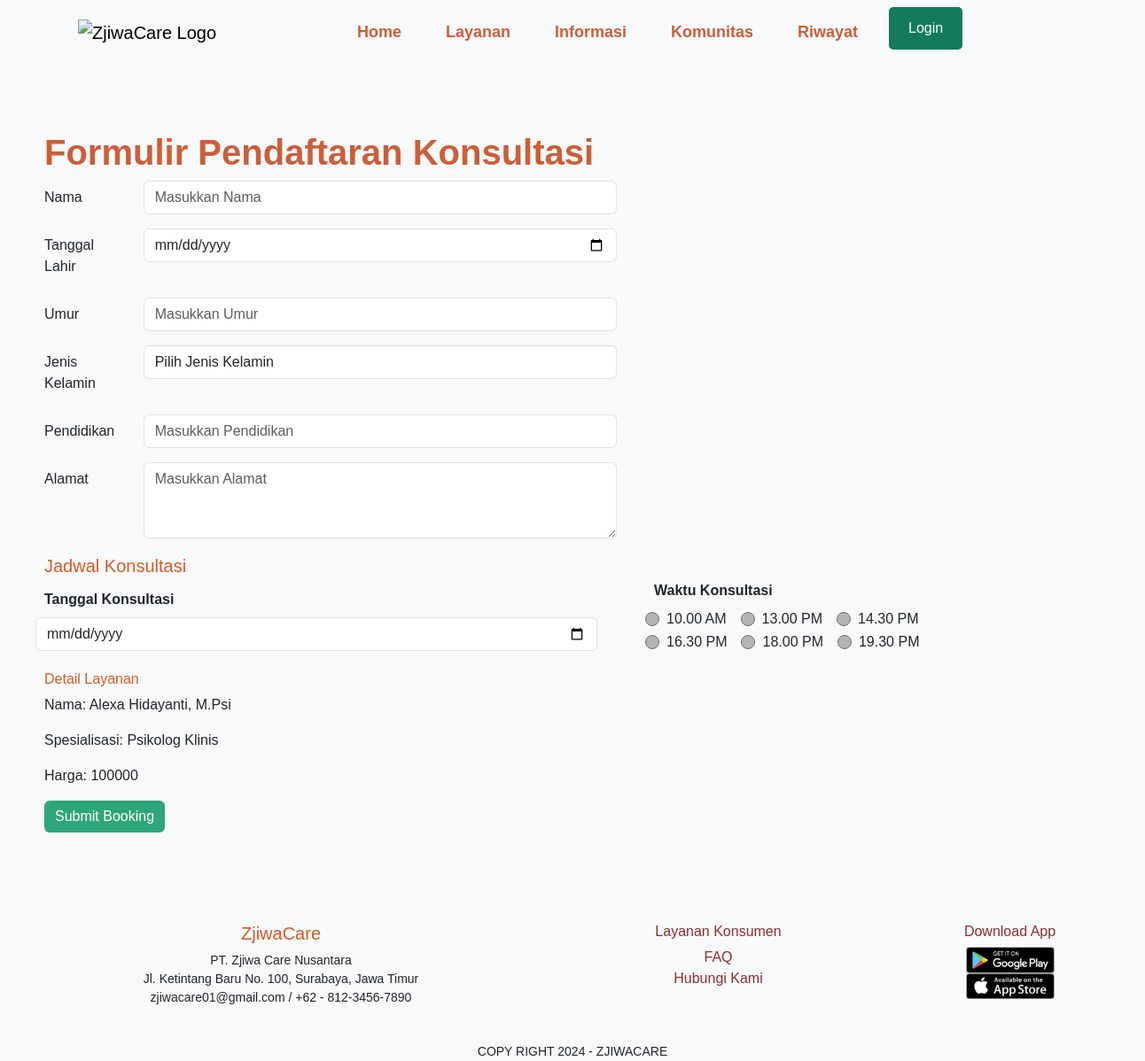
/ZjiwaCare/booking.php?nama=Alexa+Hidayanti,+M.Psi&spesialisasi=Psikolog+Klinis&harga=100000, run on the app's committed database.
### tables this page shows
CREATE TABLE `psychologists` (
  `id` int(100) NOT NULL,
  `nama` varchar(100) NOT NULL,
  `spesialisasi` varchar(255) NOT NULL,
  `deskripsi` text NOT NULL,
  `harga` int(11) NOT NULL,
  `foto` varchar(255) NOT NULL
);

### ZjiwaCare/Booking.php (the view, shortened to what this page needs)
<?php
include 'database.php';
$psikolog = isset($_GET['nama']) ? htmlspecialchars($_GET['nama']) : 'Tidak ada nama';
$spesialisasi = isset($_GET['spesialisasi']) ? htmlspecialchars($_GET['spesialisasi']) : 'Tidak ada spesialisasi';
$harga = isset($_GET['harga']) ? htmlspecialchars($_GET['harga']) : 'Tidak ada harga';
if (isset($_GET['nama']) && isset($_GET['spesialisasi']) && isset($_GET['harga'])) {
    $nama = mysqli_real_escape_string($db, $_GET['nama']);
    $sql = "SELECT * FROM psychologists WHERE nama = '$nama'";
    $result = $db->query($sql);
    if ($result && $result->num_rows > 0) {
        $row = $result->fetch_assoc();
        $psikolog = htmlspecialchars($row['nama']);
        $spesialisasi = htmlspecialchars($row['spesialisasi']);
        $harga = htmlspecialchars($row['harga']);
    }
}
elseif (isset($_SESSION['selected_psikolog'])) {
    $psikolog = $_SESSION['selected_psikolog'];
    $spesialisasi = $_SESSION['selected_spesialisasi'];
    $harga = $_SESSION['selected_harga'];
}
?>
<!DOCTYPE html>
<html lang="en">
<head>
    <link href="https://cdn.jsdelivr.net/npm/bootstrap@5.3.0-alpha3/dist/css/bootstrap.min.css" rel="stylesheet">
    <link rel="stylesheet" href="booking.css">
</head>
<body>
    <nav class="navbar navbar-expand-lg navbar-light bg-light">
        <div class="container d-flex justify-content-center">
            <a class="navbar-brand" href="#">
                <img src="img/ZjiwaCare.png" alt="ZjiwaCare Logo" width="100">
            </a>
            <div class="collapse navbar-collapse justify-content-center" id="navbarNav">
                <ul class="navbar-nav">
                    <li class="nav-item">
                        <a class="nav-link box-nav" href="home.html">Home</a>
                    </li>
                    <li class="nav-item">
                        <a class="nav-link box-nav" href="layanan.html">Layanan</a>
                    </li>
                    <li class="nav-item">
                        <a class="nav-link box-nav" href="informasi.html">Informasi</a>
                    </li>
                    <li class="nav-item">
                        <a class="nav-link box-nav" href="komunitas.html">Komunitas</a>
                    </li>
                    <li class="nav-item">
                        <a class="nav-link box-nav active" href="riwayat.html">Riwayat</a>
                    </li>
                    <li class="nav-item">
                        <a class="btn btn-primary box-login" href="login.html">Login</a>
                    </li>
                </ul>
            </div>
        </div>
    </nav>
    <div class="container-1">
        <div class="col-sm-6">
            <h1>Formulir Pendaftaran Konsultasi</h1>
            <form class="" action="booking.php" method="POST">
                <div class="form-group row mb-3">
                    <label for="nama" class="col-sm-2 col-form-label">Nama</label>
                    <div class="col-sm-10">
                        <input type="text" class="form-control" id="nama" name="nama" placeholder="Masukkan Nama"
                            required>
                    </div>
                </div>
                <div class="form-group row mb-3">
                    <label for="tanggalLahir" class="col-sm-2 col-form-label">Tanggal Lahir</label>
                    <div class="col-sm-10">
                        <input type="date" class="form-control" id="tanggalLahir" name="tanggalLahir"
                            placeholder="Masukkan Tanggal Lahir" required>
                    </div>
                </div>
                <div class="form-group row mb-3">
                    <label for="umur" class="col-sm-2 col-form-label">Umur</label>
                    <div class="col-sm-10">
                        <input type="number" class="form-control" id="umur" name="umur" placeholder="Masukkan Umur"
                            required>
                    </div>
                </div>
                <div class="form-group row mb-3">
                    <label for="jenisKelamin" class="col-sm-2 col-form-label">Jenis Kelamin</label>
                    <div class="col-sm-10">
                        <select class="form-control" id="jenisKelamin" name="jenisKelamin" required>
                            <option value="">Pilih Jenis Kelamin</option>
                        </select>
                    </div>
                </div>
                <div class="form-group row mb-3">
                    <label for="pendidikan" class="col-sm-2 col-form-label">Pendidikan</label>
                    <div class="col-sm-10">
                        <input type="text" class="form-control" id="pendidikan" name="pendidikan"
                            placeholder="Masukkan Pendidikan" required>
                    </div>
                </div>
                <div class="form-group row mb-3">
                    <label for="alamat" class="col-sm-2 col-form-label">Alamat</label>
                    <div class="col-sm-10">
                        <textarea class="form-control" id="alamat" name="alamat" rows="3" placeholder="Masukkan Alamat"
                            required></textarea>
                    </div>
                </div>
        </div>
    </div>
    <div class="container-2">
        <h5 class="my-4">Jadwal Konsultasi</h5>
        <div class="row mb-3">
            <div class="table-consul col-md-6">
                <label for="tanggalKonsultasi" class="form-label">Tanggal Konsultasi</label>
                <input type="date" class="form-control" id="tanggalKonsultasi" name="tanggalKonsultasi" required>
            </div>
            <div class="col-md-6">
                <label class="form-label">Waktu Konsultasi</label>
                <div class="d-flex flex-wrap">
                    <div class="form-check me-3">
                        <input class="form-check-input" type="radio" name="waktuKonsultasi" id="time1" value="10.00 AM"
                            required>
                        <label class="form-check-label" for="time1">10.00 AM</label>
                    </div>
                    <div class="form-check me-3">
                        <input class="form-check-input" type="radio" name="waktuKonsultasi" id="time2" value="13.00 PM">
                        <label class="form-check-label" for="time2">13.00 PM</label>
                    </div>
                    <div class="form-check me-3">
                        <input class="form-check-input" type="radio" name="waktuKonsultasi" id="time3" value="14.30 PM">
                        <label class="form-check-label" for="time3">14.30 PM</label>
                    </div>
                </div>
                <div class="d-flex">
                    <div class="form-check me-3">
                        <input class="form-check-input" type="radio" name="waktuKonsultasi" id="time4" value="16.30 PM">
                        <label class="form-check-label" for="time4">16.30 PM</label>
                    </div>
                    <div class="form-check me-3">
                        <input class="form-check-input" type="radio" name="waktuKonsultasi" id="time5" value="18.00 PM">
                        <label class="form-check-label" for="time5">18.00 PM</label>
                    </div>
                    <div class="form-check">
                        <input class="form-check-input" type="radio" name="waktuKonsultasi" id="time6" value="19.30 PM">
                        <label class="form-check-label" for="time6">19.30 PM</label>
                    </div>
                </div>
            </div>
        </div>
    </div>
    <div class="row my-5">
        <div class="col-md-6">
            <h6>Detail Layanan</h6>
            <p>Nama: <?php echo htmlspecialchars($psikolog); ?></p>
            <p>Spesialisasi: <?php echo htmlspecialchars($spesialisasi); ?></p>
            <p>Harga: <?php echo htmlspecialchars($harga); ?></p>
            <button type="submit" class="btn btn-success">Submit Booking</button>
        </div>
    </div>
    <footer class="text-center bg-light py-4">
        <div class="container-1">
            <div class="row">
                <div class="col-lg-6 text-left">
                    <h5>ZjiwaCare</h5>
                    <p>PT. Zjiwa Care Nusantara<br>
                        Jl. Ketintang Baru No. 100, Surabaya, Jawa Timur<br>
                        zjiwacare01@gmail.com / +62 - 812-3456-7890</p>
                </div>
                <div class="col-lg-3">
                    <h6>Layanan Konsumen</h6>
                    <ul class="list-unstyled">
                        <li><a href="#">FAQ</a></li>
                        <li><a href="#">Hubungi Kami</a></li>
                    </ul>
                </div>
                <div class="col-lg-3">
                    <h6>Download App</h6>
                    <a href="#"><img src="img/playstore.png" alt="Play Store" width="100"></a><br>
                    <a href="#"><img src="img/appstore.png" alt="App Store" width="100"></a>
                </div>
            </div>
            <p class="mt-4">COPY RIGHT 2024 - ZJIWACARE</p>
        </div>
    </footer>
</body>
</html>

### ZjiwaCare/booking.css (style rules this page uses)
body { font-family: Arial, sans-serif; }
h1 { color: #CC5E39; font-weight: bold; }
footer { background-color: #f8f9fa; }
footer h6 { color: #8b2e2e; }
footer p { font-size: 14px; }
footer ul { list-style-type: none; padding: 0; }
footer a { text-decoration: none; color: #8b2e2e; }
.btn-success { background-color: #13795d; border: none; }
.navbar .nav-link.box-nav { padding: 10px 20px; margin: 5px; border-radius: 5px; color: #CC5E39; font-size: 18px; font-weight: bold; transition: background-color 0.3s, color 0.3s; }
.navbar .btn-primary.box-login { border: 2px solid #13795d; border-radius: 5px; margin-left: 10px; padding: 10px 20px; background-color: #13795d; transition: background-color 0.3s, color 0.3s; }
body { font-family: 'Arial', sans-serif; background-color: #f8f9fa; }
h2, h5, h6 { color: #d65a26; }
.container-2 { position: relative; top: 50px; left: 20px; }
.my-4 { position: relative; top: 20px; left: 30px; }
.col-sm-6 { position: relative; left: 50px; top: 25px; }
.table-consul.col-md-6 { position: relative; left: 20px; top: 10px; }
.form-label { font-weight: bold; position: relative; left: 10px; }
.btn-success { background-color: #2fa57a; border-color: #2fa57a; }
.col-md-6 { position: relative; left: 50px; }
.form-check-input { background-color: #b4b4b4; border-color: #6e6e6e; }
.row.my-5 { position: relative; top: 20px; }
.container-1 { position: relative; top: 50px; }

### data on the page
psychologists: nama "Alexa Hidayanti, M.Psi", spesialisasi "Psikolog Klinis", harga "100000"
